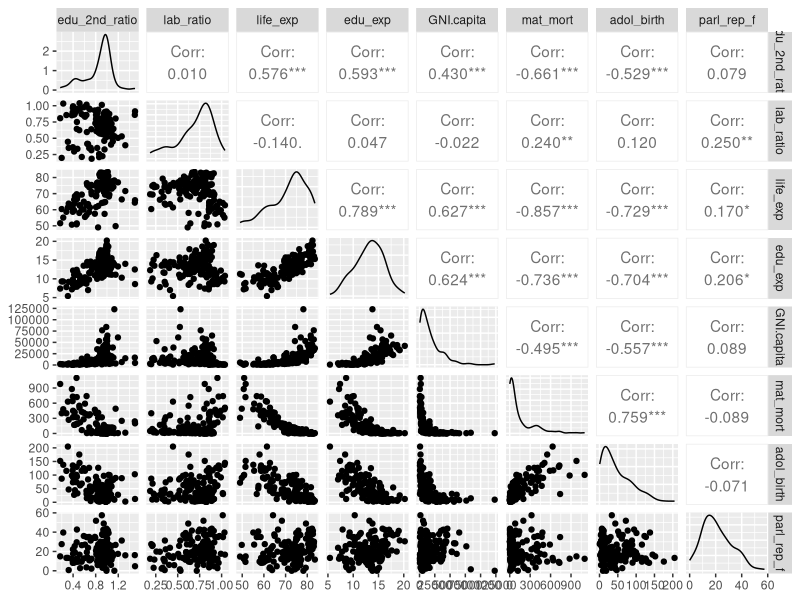
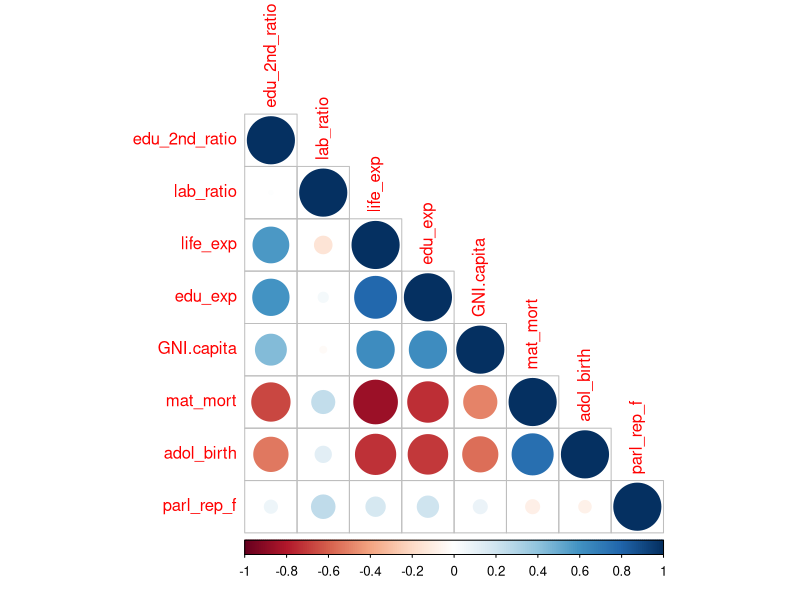

R code for these plots, in order:
## ---- chunk 1
library("tidyverse")
library("ggplot2")
library("dplyr")
library("MASS")
library("corrplot")
library("GGally")

human <- read.table("data/human_.txt")
Palette <- c("#555555", "#009E73", "#56B4E9", "#E69F00", "#F0E442", "#0072B2", "#D55E00", "#CC79A7")
## ---- chunk 2

ggpairs(human)

corrplot(cor(human), type="lower")
